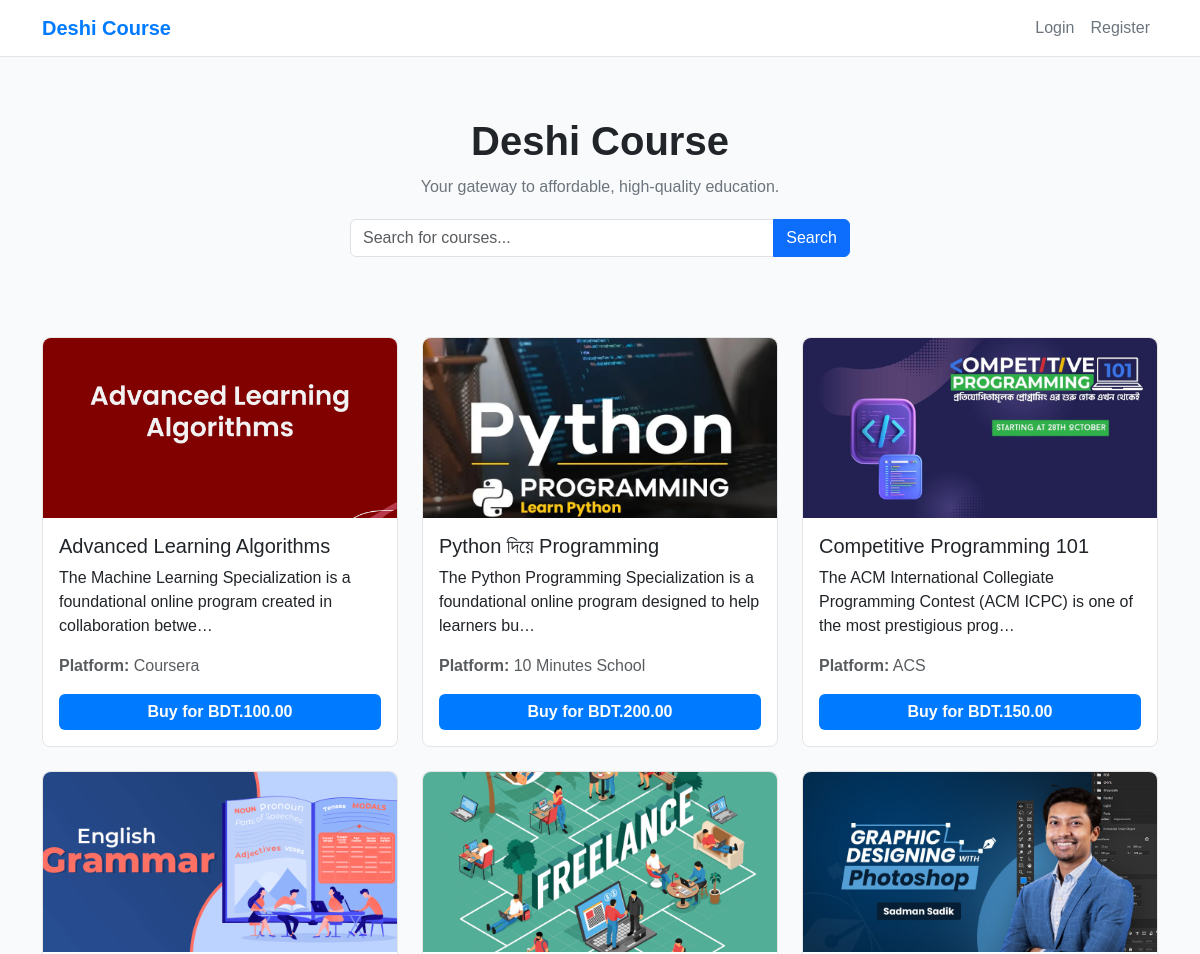
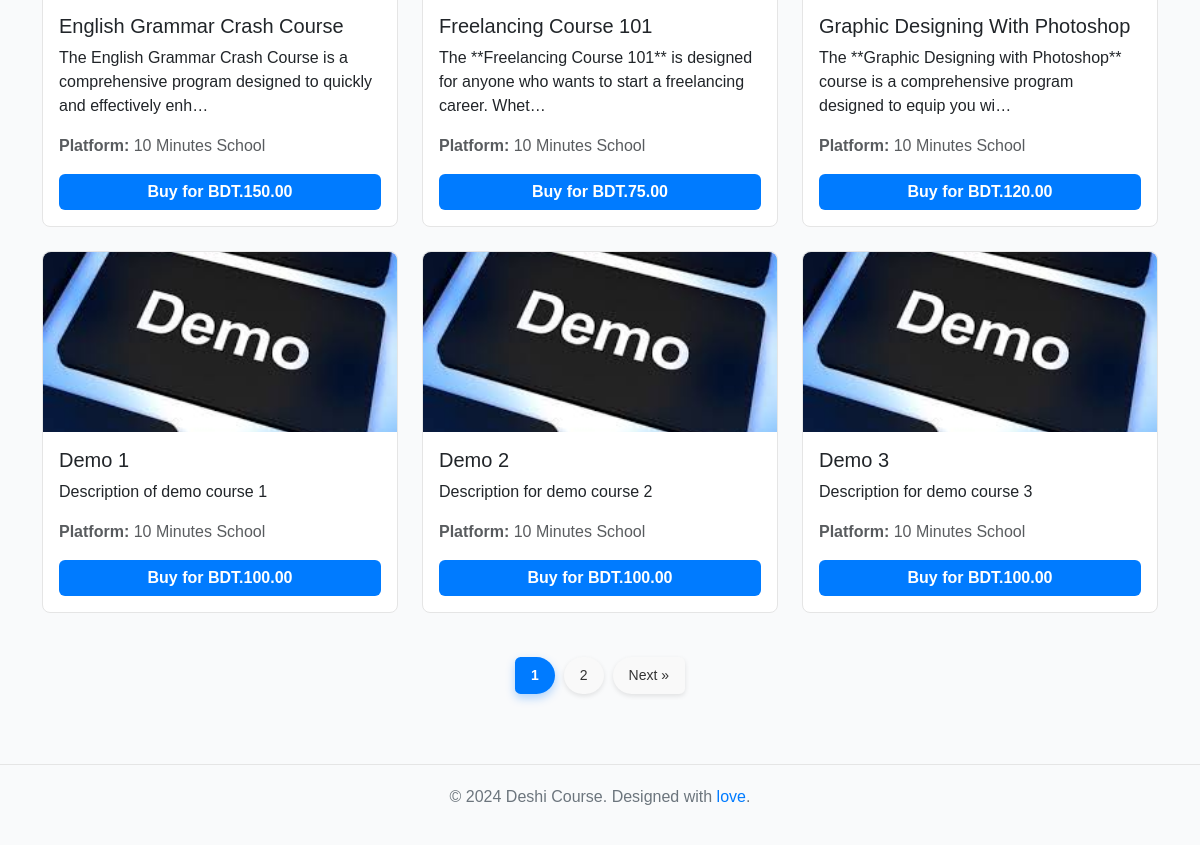
The page / on the database its author committed (2 pictures, top to bottom).
### courses/models.py (models this page shows, shortened)
class Course(models.Model):
    title = models.CharField(max_length=200)
    description = models.TextField()
    price = models.DecimalField(max_digits=10, decimal_places=2)
    affiliate_link = models.URLField()
    platform_name = models.CharField(max_length=100)
    image = models.ImageField(upload_to='course_images/', blank=True, null=True)  # Add this field

### courses/views.py (the view)
# urls.py: 2. Add a URL to urlpatterns:  path('', views.home, name='home')
def home(request):
    query = request.GET.get('q', '')
    courses = Course.objects.filter(title__icontains=query) if query else Course.objects.all()
    paginator = Paginator(courses, 9)  # 9 courses per page
    page_number = request.GET.get('page')
    page_obj = paginator.get_page(page_number)
    context = {
        'page_obj': page_obj,
        'query': query,
    }
    return render(request, 'courses/home.html', context)

### courses/templates/courses/home.html (shortened to what this page needs)
{% load static %}
<!DOCTYPE html>
<html lang="en">
<head>
    <link href="https://cdn.jsdelivr.net/npm/bootstrap@5.3.0/dist/css/bootstrap.min.css" rel="stylesheet">
</head>
<body>
    <nav class="navbar navbar-expand-lg">
        <div class="container">
            <a class="navbar-brand" href="/">Deshi Course</a>
            <div class="collapse navbar-collapse" id="navbarNav">
                <ul class="navbar-nav ms-auto">
                    {% if user.is_authenticated %}
                        <li class="nav-item"><a class="nav-link" href="#">Welcome, {{ user.username }}</a></li>
                         <li class="nav-item dropdown">
                                <a class="nav-link dropdown-toggle" href="#" id="myCoursesDropdown" role="button" data-bs-toggle="dropdown" aria-expanded="false">
                                    My Courses
                                </a>
                                <ul class="dropdown-menu" aria-labelledby="myCoursesDropdown">
                                    {% for purchased_course in user.purchased_courses.all %}
                                        <li><a class="dropdown-item" href="{% url 'course_detail' purchased_course.course.id %}">{{ purchased_course.course.title }}</a></li>
                                    {% empty %}
                                        <li><a class="dropdown-item text-muted">No courses purchased</a></li>
                                    {% endfor %}
                                </ul>
                            </li>
                        <li class="nav-item"><a class="nav-link" href="{% url 'logout' %}">Logout</a></li>
                    {% else %}
                        <li class="nav-item"><a class="nav-link" href="{% url 'login' %}">Login</a></li>
                        <li class="nav-item"><a class="nav-link" href="{% url 'register' %}">Register</a></li>
                    {% endif %}
                </ul>
            </div>
        </div>
    </nav>
    <div class="container hero-section">
        <h1 class="hero-title">Deshi Course</h1>
        <p class="hero-subtitle">Your gateway to affordable, high-quality education.</p>
        <form class="search-bar" method="get" action="">
            <div class="input-group">
                <input type="text" name="q" class="form-control" placeholder="Search for courses..." value="{{ request.GET.q|default:'' }}">
                <button class="btn btn-primary" type="submit">Search</button>
            </div>
        </form>
    </div>
    <div class="container">
        <div class="row g-4">
            {% for course in page_obj %}
            <div class="col-md-4">
                <div class="card course-card h-100">
                    {% if course.image %}
                        <img src="{{ course.image.url }}" class="card-img-top" alt="{{ course.title }}">
                    {% else %}
                        <img src="{% static 'default-course-image.jpg' %}" class="card-img-top" alt="Default Course Image">
                    {% endif %}
                    <div class="card-body">
                        <h5 class="card-title">{{ course.title }}</h5>
                        <p class="card-text">{{ course.description|truncatechars:100 }}</p>
                        <p class="text-muted"><strong>Platform:</strong> {{ course.platform_name }}</p>
                        <a href="{% url 'course_detail' course.id %}" class="btn btn-buy">Buy for BDT.{{ course.price }}</a>
                    </div>
                </div>
            </div>
            {% endfor %}
        </div>
    </div>
    <nav aria-label="Page navigation" class="d-flex justify-content-center mt-4">
        <ul class="pagination">
            {% for num in page_obj.paginator.page_range %}
                {% if num == page_obj.number %}
                    <li class="page-item active"><a class="page-link" href="#">{{ num }}</a></li>
                {% else %}
                    <li class="page-item">
                        <a class="page-link" href="?page={{ num }}{% if query %}&q={{ query }}{% endif %}">{{ num }}</a>
                    </li>
                {% endif %}
            {% endfor %}
            {% if page_obj.has_next %}
                <li class="page-item">
                    <a class="page-link" href="?page={{ page_obj.next_page_number }}{% if query %}&q={{ query }}{% endif %}" aria-label="Next">
                        Next &raquo;
                    </a>
                </li>
            {% endif %}
        </ul>
    </nav>
    <div class="footer">
        <p>&copy; 2024 Deshi Course. Designed with <a href="#">love</a>.</p>
    </div>
</body>
</html>

### courses/templates/courses/home.html (style rules this page uses)
body { background-color: #f9fafb; color: #212529; font-family: 'Poppins', sans-serif; overflow: auto; scrollbar-width: none; }
.navbar { background-color: #ffffff; border-bottom: 1px solid #e5e5e5; }
.navbar-brand { font-weight: bold; color: #007bff !important; }
.nav-link { color: #6c757d !important; transition: color 0.3s ease-in-out; }
.hero-section { text-align: center; padding: 60px 20px; }
.hero-title { font-size: 2.5rem; font-weight: 600; color: #212529; }
.hero-subtitle { color: #6c757d; font-size: 1rem; margin-top: 10px; }
.search-bar { max-width: 500px; margin: 20px auto; }
.course-card { background-color: #ffffff; border: 1px solid #e5e5e5; border-radius: 8px; transition: transform 0.3s ease, box-shadow 0.3s ease; }
.card-img-top { border-radius: 8px 8px 0 0; height: 180px; object-fit: cover; }
.btn-buy { background-color: #007bff; color: white; border: none; font-weight: bold; width: 100%; }
.footer { background-color: #f9fafb; color: #6c757d; text-align: center; padding: 20px 0; margin-top: 50px; border-top: 1px solid #e5e5e5; }
.footer a { color: #007bff; text-decoration: none; }
.pagination { justify-content: center; margin-top: 20px; margin-bottom: 20px; }
.pagination .page-item { margin: 0 5px; }
.pagination .page-link { background: #f9f9f9; color: #333; border: none; border-radius: 20px; padding: 8px 16px; font-size: 14px; transition: all 0.3s ease; box-shadow: 0 2px 5px rgba(0, 0, 0, 0.1); }
.pagination .active .page-link { background: #007bff; color: white; font-weight: bold; box-shadow: 0 4px 10px rgba(0, 123, 255, 0.3); }

### rows shown on the page
Course: image (picture), title "Advanced Learning Algorithms", description "The Machine Learning Specialization is a foundational online program created in collaboration betwe…", platform_name "Coursera", price "100.00"
Course: image (picture), title "Python দিয়ে Programming", description "The Python Programming Specialization is a foundational online program designed to help learners bu…", platform_name "10 Minutes School", price "200.00"
Course: image (picture), title "Competitive Programming 101", description "The ACM International Collegiate Programming Contest (ACM ICPC) is one of the most prestigious prog…", platform_name "ACS", price "150.00"
Course: image (picture), title "English Grammar Crash Course", description "The English Grammar Crash Course is a comprehensive program designed to quickly and effectively enh…", platform_name "10 Minutes School", price "150.00"
Course: image (picture), title "Freelancing Course 101", description "The **Freelancing Course 101** is designed for anyone who wants to start a freelancing career. Whet…", platform_name "10 Minutes School", price "75.00"
Course: image (picture), title "Graphic Designing With Photoshop", description "The **Graphic Designing with Photoshop** course is a comprehensive program designed to equip you wi…", platform_name "10 Minutes School", price "120.00"
Course: image (picture), title "Demo 1", description "Description of demo course 1", platform_name "10 Minutes School", price "100.00"
Course: image (picture), title "Demo 2", description "Description for demo course 2", platform_name "10 Minutes School", price "100.00"
Course: image (picture), title "Demo 3", description "Description for demo course 3", platform_name "10 Minutes School", price "100.00"

### other values the page prints
{{ num }} "1"
{{ num }} "2"
